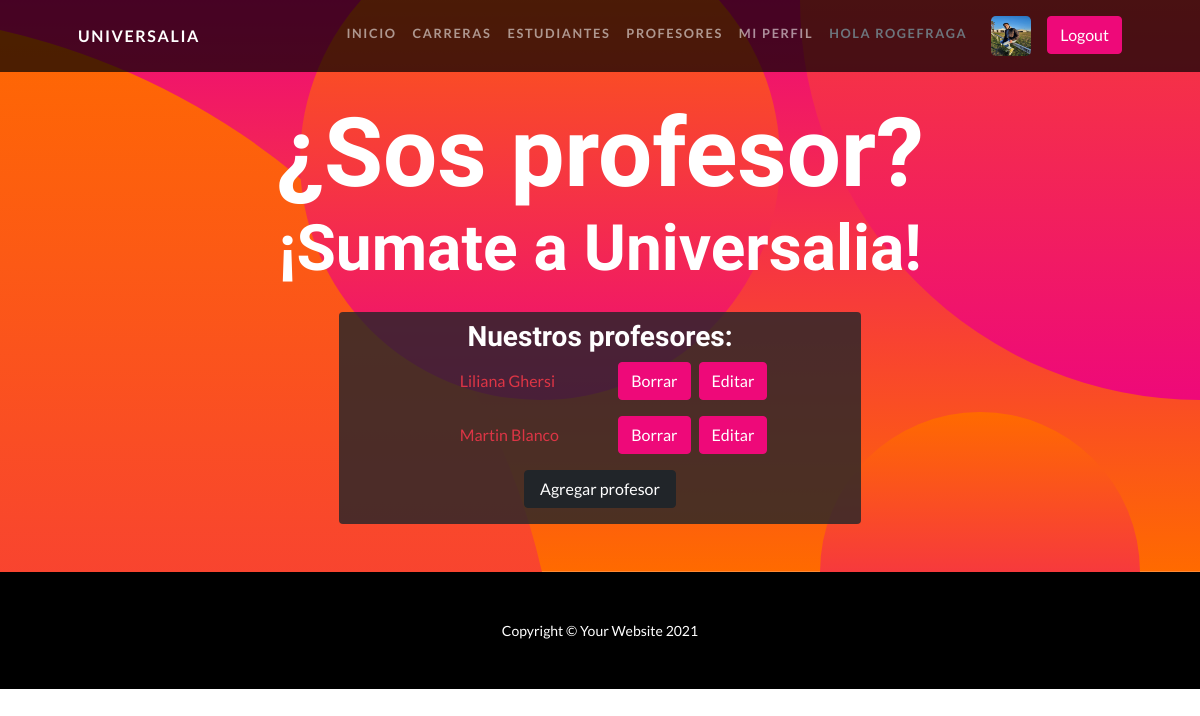
Screenshot of /Universidades/profesores/ (signed in) with the database file from the repository.
### Universidades/models.py (models this page shows)
class Profesor(Model):
  nombre = CharField(max_length=40)
  apellido = CharField(max_length=40)
  email = EmailField()
  catedra = CharField(max_length=40)
  materia_dictada = CharField(max_length=50)
  edad = PositiveIntegerField()
  dni = PositiveBigIntegerField(verbose_name='DNI')
  def __str__(self):
      return f'{self.nombre} {self.apellido}'

### Universidades/views.py (the view)
# urls.py: path('profesores/', ProfesorListView.as_view(), name = 'profesores'),
class ProfesorListView(LoginRequiredMixin, AvatarView, ListView):
  model = Profesor
  template_name = 'profesor/profesores.html'
  context_object_name = 'profesores'

### Universidades/views.py (called while the page is built)
  def get_context_data(self, **kwargs):
    contexto = super().get_context_data(**kwargs)
    avatares = Avatar.objects.filter(user = self.request.user)
    if avatares:
      contexto['avatar_url'] = avatares.last().imagen.url
    return contexto

### Universidades/templates/profesor/profesores.html (shortened to what this page needs)
{% extends 'padre.html' %}
{% block cambia %}
  <h2 class="masthead-heading mb-0">¿Sos profesor?</h2>
  <h3 class="masthead-subheading mb-0 pb-4">¡Sumate a Universalia!</h3>
  <div class="container-fluid d-grid align-items-center justify-content-center w-50 bg-dark rounded" style="--bs-bg-opacity: .8;">
    <h3 class="pt-2 text-center">Nuestros profesores:</h3>
    {% for profesor in profesores %}
    <div class="container-fluid pb-3">
      <div class="row">
        <div class="col-7 d-flex align-items-center">
          <a class="text-decoration-none text-danger test-start" href="{% url 'ver_profesor' profesor.id %}">{{ profesor }}</a>
        </div>
        <div class="col-5 d-flex justify-content-center">
          <button class="btn btn-primary mx-2"><a class="d-block text-white text-decoration-none" href="{% url 'borrar_profesores' profesor.id %}">Borrar</a></button>
          <button class="btn btn-primary"><a class="d-block text-white text-decoration-none" href="{% url 'editar_profesor' profesor.id %}">Editar</a></button>
        </div>
      </div>
    </div>
    {% endfor %}
    <a class="d-flex btn btn-dark mb-3 w-50 justify-content-center m-auto" href="{% url 'formulario_profesores' %}">Agregar profesor</a>
  </div>
{% endblock %}

### Universidades/templates/padre.html (shortened to what this page needs)
<!DOCTYPE html>
<html lang="en">
  <head>
    {% load static %}
    <link href="{% static 'Universidades/css/styles.css' %}" rel="stylesheet" />
  </head>
  <body id="page-top">
    <nav class="navbar navbar-expand-lg navbar-dark navbar-custom fixed-top">
      <div class="container px-5">
        <a class="navbar-brand" href="#page-top">Universalia</a>
        <div class="collapse navbar-collapse" id="navbarResponsive">
          <ul class="navbar-nav ms-auto">
            {% if not user.is_authenticated %}
              <li class="nav-item"><a class="btn btn-primary" href="{% url 'login' %}">Iniciar</a></li>
            {% else %}
              <li class="nav-item"><a class="nav-link" href="{% url 'inicio' %}">Inicio</a></li>
              <li class="nav-item"><a class="nav-link" href="{% url 'carreras' %}">Carreras</a></li>
              <li class="nav-item"><a class="nav-link" href="{% url 'estudiantes' %}">Estudiantes</a></li>
              <li class="nav-item"><a class="nav-link" href="{% url 'profesores' %}">Profesores</a></li>
              <li class="nav-item"><a class="nav-link" href="{% url 'miperfil' %}">Mi perfil</a></li>
              <li class="nav-item"><a class="nav-link text-muted" href="{% url 'inicio' %}">Hola {{ user.username }}</a></li>
            {% if avatar_url %}
              <img src="{{ avatar_url }}" class="mx-3 rounded-3" height="40px" width="40px">
            {% else %}
              <img src="{% static 'Universidades/assets/default.jfif' %}" class="mx-3 rounded-3" height="40px" width="40px">
            {% endif %}
              <li class="nav-item"><a class="btn btn-primary" href="{% url 'logout' %}">Logout</a></li>
            {% endif %}
        </div>
      </div>
    </nav>
    <header class="masthead text-center text-white py-5">
      <div class="masthead-content pt-5">
        <div class="container px-5">
          {% block cambia %}{% endblock %}
        </div>
      </div>
      <div class="bg-circle-1 bg-circle"></div>
      <div class="bg-circle-2 bg-circle"></div>
      <div class="bg-circle-3 bg-circle"></div>
      <div class="bg-circle-4 bg-circle"></div>
    </header>
    <footer class="py-5 bg-black">
      <div class="container px-5"><p class="m-0 text-center text-white small">Copyright &copy; Your Website 2021</p></div>
    </footer>
  </body>
</html>

### rows the page displays
Profesor: nombre+apellido "Liliana Ghersi"
Profesor: nombre+apellido "Martin Blanco"

### other values shown
{{ user.username }} "ROGEFRAGA"
